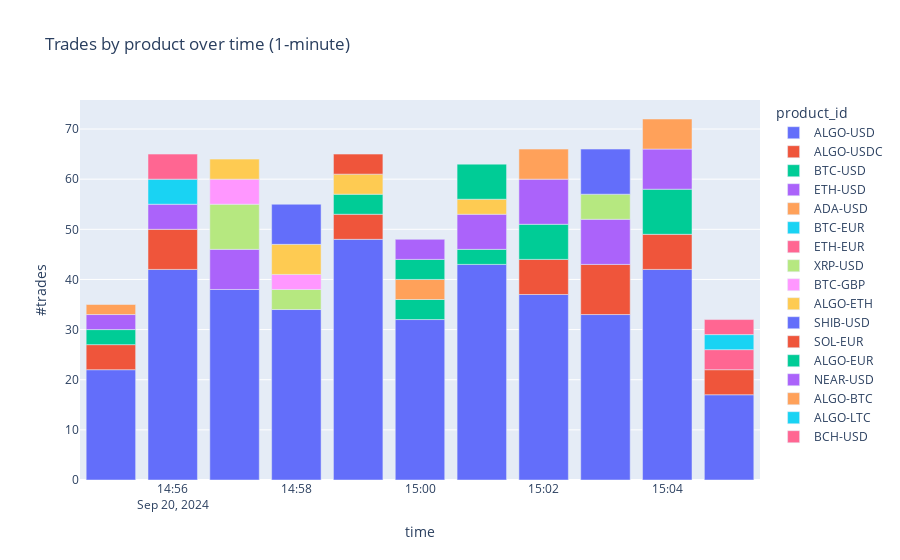

This figure's notebook cell:
### Code cell
grouped_sorted = grouped.sort_values(['time', 'total_trades'], ascending=[True, False])
grouped_top5 = grouped_sorted.groupby('time').head(5)

fig_trades = px.bar(grouped_top5, x='time', y='total_trades', color='product_id', title='Trades by product over time (1-minute)')
fig_trades.update_layout(xaxis_title='time', yaxis_title='#trades')
fig_trades.show()

### Figure 1 — Plotly figure (JSON) as saved in the notebook; plotly's stock layout.template omitted (floating-point values rounded to 4 significant figures)
{"data": [{"alignmentgroup": "True", "hovertemplate": "product_id=ALGO-USD<br>time=%{x}<br>total_trades=%{y}<extra></extra>", "legendgroup": "ALGO-USD", "marker": {"color": "#636efa", "pattern": {"shape": ""}}, "name": "ALGO-USD", "offsetgroup": "ALGO-USD", "orientation": "v", "showlegend": true, "textposition": "auto", "type": "bar", "x": ["2024-09-20T14:55:00+00:00", "2024-09-20T14:56:00+00:00", "2024-09-20T14:57:00+00:00", "2024-09-20T14:58:00+00:00", "2024-09-20T14:59:00+00:00", "2024-09-20T15:00:00+00:00", "2024-09-20T15:01:00+00:00", "2024-09-20T15:02:00+00:00", "2024-09-20T15:03:00+00:00", "2024-09-20T15:04:00+00:00", "2024-09-20T15:05:00+00:00"], "xaxis": "x", "y": [22, 42, 38, 34, 48, 32, 43, 37, 33, 42, 17], "yaxis": "y"}, {"alignmentgroup": "True", "hovertemplate": "product_id=ALGO-USDC<br>time=%{x}<br>total_trades=%{y}<extra></extra>", "legendgroup": "ALGO-USDC", "marker": {"color": "#EF553B", "pattern": {"shape": ""}}, "name": "ALGO-USDC", "offsetgroup": "ALGO-USDC", "orientation": "v", "showlegend": true, "textposition": "auto", "type": "bar", "x": ["2024-09-20T14:55:00+00:00", "2024-09-20T14:56:00+00:00", "2024-09-20T14:59:00+00:00", "2024-09-20T15:02:00+00:00", "2024-09-20T15:03:00+00:00", "2024-09-20T15:04:00+00:00", "2024-09-20T15:05:00+00:00"], "xaxis": "x", "y": [5, 8, 5, 7, 10, 7, 5], "yaxis": "y"}, {"alignmentgroup": "True", "hovertemplate": "product_id=BTC-USD<br>time=%{x}<br>total_trades=%{y}<extra></extra>", "legendgroup": "BTC-USD", "marker": {"color": "#00cc96", "pattern": {"shape": ""}}, "name": "BTC-USD", "offsetgroup": "BTC-USD", "orientation": "v", "showlegend": true, "textposition": "auto", "type": "bar", "x": ["2024-09-20T14:55:00+00:00", "2024-09-20T14:59:00+00:00", "2024-09-20T15:00:00+00:00", "2024-09-20T15:01:00+00:00", "2024-09-20T15:02:00+00:00", "2024-09-20T15:04:00+00:00"], "xaxis": "x", "y": [3, 4, 4, 3, 7, 9], "yaxis": "y"}, {"alignmentgroup": "True", "hovertemplate": "product_id=ETH-USD<br>time=%{x}<br>total_trades=%{y}<extra></extra>", "legendgroup": "ETH-USD", "marker": {"color": "#ab63fa", "pattern": {"shape": ""}}, "name": "ETH-USD", "offsetgroup": "ETH-USD", "orientation": "v", "showlegend": true, "textposition": "auto", "type": "bar", "x": ["2024-09-20T14:55:00+00:00", "2024-09-20T14:56:00+00:00", "2024-09-20T14:57:00+00:00", "2024-09-20T15:01:00+00:00", "2024-09-20T15:02:00+00:00", "2024-09-20T15:03:00+00:00", "2024-09-20T15:04:00+00:00"], "xaxis": "x", "y": [3, 5, 8, 7, 9, 9, 8], "yaxis": "y"}, {"alignmentgroup": "True", "hovertemplate": "product_id=ADA-USD<br>time=%{x}<br>total_trades=%{y}<extra></extra>", "legendgroup": "ADA-USD", "marker": {"color": "#FFA15A", "pattern": {"shape": ""}}, "name": "ADA-USD", "offsetgroup": "ADA-USD", "orientation": "v", "showlegend": true, "textposition": "auto", "type": "bar", "x": ["2024-09-20T14:55:00+00:00", "2024-09-20T15:00:00+00:00", "2024-09-20T15:02:00+00:00"], "xaxis": "x", "y": [2, 4, 6], "yaxis": "y"}, {"alignmentgroup": "True", "hovertemplate": "product_id=BTC-EUR<br>time=%{x}<br>total_trades=%{y}<extra></extra>", "legendgroup": "BTC-EUR", "marker": {"color": "#19d3f3", "pattern": {"shape": ""}}, "name": "BTC-EUR", "offsetgroup": "BTC-EUR", "orientation": "v", "showlegend": true, "textposition": "auto", "type": "bar", "x": ["2024-09-20T14:56:00+00:00"], "xaxis": "x", "y": [5], "yaxis": "y"}, {"alignmentgroup": "True", "hovertemplate": "product_id=ETH-EUR<br>time=%{x}<br>total_trades=%{y}<extra></extra>", "legendgroup": "ETH-EUR", "marker": {"color": "#FF6692", "pattern": {"shape": ""}}, "name": "ETH-EUR", "offsetgroup": "ETH-EUR", "orientation": "v", "showlegend": true, "textposition": "auto", "type": "bar", "x": ["2024-09-20T14:56:00+00:00", "2024-09-20T15:05:00+00:00"], "xaxis": "x", "y": [5, 4], "yaxis": "y"}, {"alignmentgroup": "True", "hovertemplate": "product_id=XRP-USD<br>time=%{x}<br>total_trades=%{y}<extra></extra>", "legendgroup": "XRP-USD", "marker": {"color": "#B6E880", "pattern": {"shape": ""}}, "name": "XRP-USD", "offsetgroup": "XRP-USD", "orientation": "v", "showlegend": true, "textposition": "auto", "type": "bar", "x": ["2024-09-20T14:57:00+00:00", "2024-09-20T14:58:00+00:00", "2024-09-20T15:03:00+00:00"], "xaxis": "x", "y": [9, 4, 5], "yaxis": "y"}, {"alignmentgroup": "True", "hovertemplate": "product_id=BTC-GBP<br>time=%{x}<br>total_trades=%{y}<extra></extra>", "legendgroup": "BTC-GBP", "marker": {"color": "#FF97FF", "pattern": {"shape": ""}}, "name": "BTC-GBP", "offsetgroup": "BTC-GBP", "orientation": "v", "showlegend": true, "textposition": "auto", "type": "bar", "x": ["2024-09-20T14:57:00+00:00", "2024-09-20T14:58:00+00:00"], "xaxis": "x", "y": [5, 3], "yaxis": "y"}, {"alignmentgroup": "True", "hovertemplate": "product_id=ALGO-ETH<br>time=%{x}<br>total_trades=%{y}<extra></extra>", "legendgroup": "ALGO-ETH", "marker": {"color": "#FECB52", "pattern": {"shape": ""}}, "name": "ALGO-ETH", "offsetgroup": "ALGO-ETH", "orientation": "v", "showlegend": true, "textposition": "auto", "type": "bar", "x": ["2024-09-20T14:57:00+00:00", "2024-09-20T14:58:00+00:00", "2024-09-20T14:59:00+00:00", "2024-09-20T15:01:00+00:00"], "xaxis": "x", "y": [4, 6, 4, 3], "yaxis": "y"}, {"alignmentgroup": "True", "hovertemplate": "product_id=SHIB-USD<br>time=%{x}<br>total_trades=%{y}<extra></extra>", "legendgroup": "SHIB-USD", "marker": {"color": "#636efa", "pattern": {"shape": ""}}, "name": "SHIB-USD", "offsetgroup": "SHIB-USD", "orientation": "v", "showlegend": true, "textposition": "auto", "type": "bar", "x": ["2024-09-20T14:58:00+00:00", "2024-09-20T15:03:00+00:00"], "xaxis": "x", "y": [8, 9], "yaxis": "y"}, {"alignmentgroup": "True", "hovertemplate": "product_id=SOL-EUR<br>time=%{x}<br>total_trades=%{y}<extra></extra>", "legendgroup": "SOL-EUR", "marker": {"color": "#EF553B", "pattern": {"shape": ""}}, "name": "SOL-EUR", "offsetgroup": "SOL-EUR", "orientation": "v", "showlegend": true, "textposition": "auto", "type": "bar", "x": ["2024-09-20T14:59:00+00:00"], "xaxis": "x", "y": [4], "yaxis": "y"}, {"alignmentgroup": "True", "hovertemplate": "product_id=ALGO-EUR<br>time=%{x}<br>total_trades=%{y}<extra></extra>", "legendgroup": "ALGO-EUR", "marker": {"color": "#00cc96", "pattern": {"shape": ""}}, "name": "ALGO-EUR", "offsetgroup": "ALGO-EUR", "orientation": "v", "showlegend": true, "textposition": "auto", "type": "bar", "x": ["2024-09-20T15:00:00+00:00", "2024-09-20T15:01:00+00:00"], "xaxis": "x", "y": [4, 7], "yaxis": "y"}, {"alignmentgroup": "True", "hovertemplate": "product_id=NEAR-USD<br>time=%{x}<br>total_trades=%{y}<extra></extra>", "legendgroup": "NEAR-USD", "marker": {"color": "#ab63fa", "pattern": {"shape": ""}}, "name": "NEAR-USD", "offsetgroup": "NEAR-USD", "orientation": "v", "showlegend": true, "textposition": "auto", "type": "bar", "x": ["2024-09-20T15:00:00+00:00"], "xaxis": "x", "y": [4], "yaxis": "y"}, {"alignmentgroup": "True", "hovertemplate": "product_id=ALGO-BTC<br>time=%{x}<br>total_trades=%{y}<extra></extra>", "legendgroup": "ALGO-BTC", "marker": {"color": "#FFA15A", "pattern": {"shape": ""}}, "name": "ALGO-BTC", "offsetgroup": "ALGO-BTC", "orientation": "v", "showlegend": true, "textposition": "auto", "type": "bar", "x": ["2024-09-20T15:04:00+00:00"], "xaxis": "x", "y": [6], "yaxis": "y"}, {"alignmentgroup": "True", "hovertemplate": "product_id=ALGO-LTC<br>time=%{x}<br>total_trades=%{y}<extra></extra>", "legendgroup": "ALGO-LTC", "marker": {"color": "#19d3f3", "pattern": {"shape": ""}}, "name": "ALGO-LTC", "offsetgroup": "ALGO-LTC", "orientation": "v", "showlegend": true, "textposition": "auto", "type": "bar", "x": ["2024-09-20T15:05:00+00:00"], "xaxis": "x", "y": [3], "yaxis": "y"}, {"alignmentgroup": "True", "hovertemplate": "product_id=BCH-USD<br>time=%{x}<br>total_trades=%{y}<extra></extra>", "legendgroup": "BCH-USD", "marker": {"color": "#FF6692", "pattern": {"shape": ""}}, "name": "BCH-USD", "offsetgroup": "BCH-USD", "orientation": "v", "showlegend": true, "textposition": "auto", "type": "bar", "x": ["2024-09-20T15:05:00+00:00"], "xaxis": "x", "y": [3], "yaxis": "y"}], "layout": {"barmode": "relative", "legend": {"title": {"text": "product_id"}, "tracegroupgap": 0}, "title": {"text": "Trades by product over time (1-minute)"}, "xaxis": {"anchor": "y", "domain": [0, 1], "title": {"text": "time"}}, "yaxis": {"anchor": "x", "domain": [0, 1], "title": {"text": "#trades"}}}}
